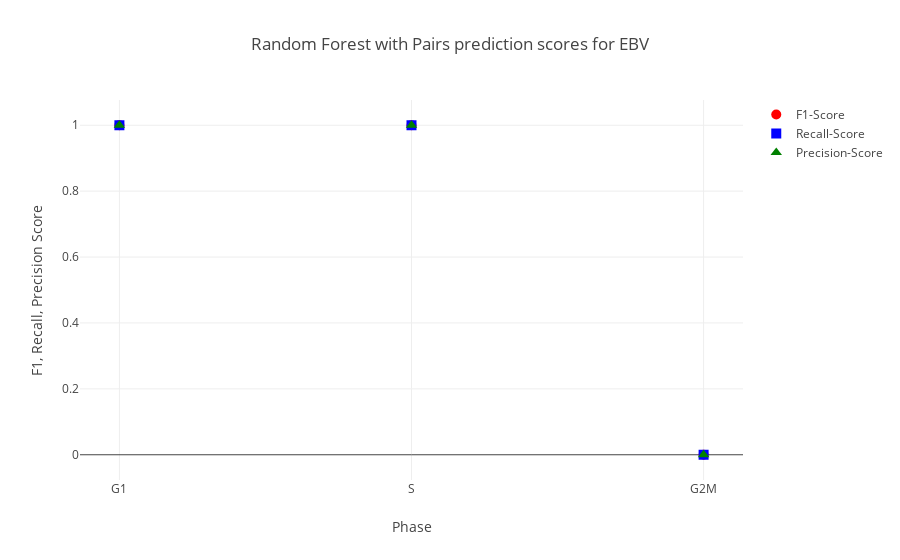

Notebook cell for this chart:
### Code cell
prediction = pairs.cyclone(ebv_gencounts_norm_qu, oscope_marker_pairs, verbose=True)
ebv_prediction_table_cyclone = helper.get_prediction_table(prediction)
ebv_cyclone_evaluation = helper.evaluate_prediction(ebv_prediction_table_cyclone, ebv_labels)
iplot(helper.plot_evaluation(*ebv_cyclone_evaluation, xaxis=["G1","S","G2M"], xaxislbl="Phase", title="Random Forest with Pairs prediction scores for EBV"))

### Figure 1 — Plotly figure (JSON) as saved in the notebook; plotly's stock layout.template omitted (floating-point values rounded to 4 significant figures)
{"data": [{"marker": {"color": "red", "size": 10, "symbol": "circle"}, "mode": "markers", "name": "F1-Score", "type": "scatter", "x": ["G1", "S", "G2M"], "y": [1, 1, 0]}, {"marker": {"color": "blue", "size": 10, "symbol": "square"}, "mode": "markers", "name": "Recall-Score", "type": "scatter", "x": ["G1", "S", "G2M"], "y": [1, 1, 0]}, {"marker": {"color": "green", "size": 10, "symbol": "triangle-up"}, "mode": "markers", "name": "Precision-Score", "type": "scatter", "x": ["G1", "S", "G2M"], "y": [1, 1, 0]}], "layout": {"title": "Random Forest with Pairs prediction scores for EBV", "xaxis": {"title": "Phase"}, "yaxis": {"title": "F1, Recall, Precision Score"}}}
